Frame 1 (no input): blank canvas, image omitted
Frame 60 (no input): blank canvas, image omitted
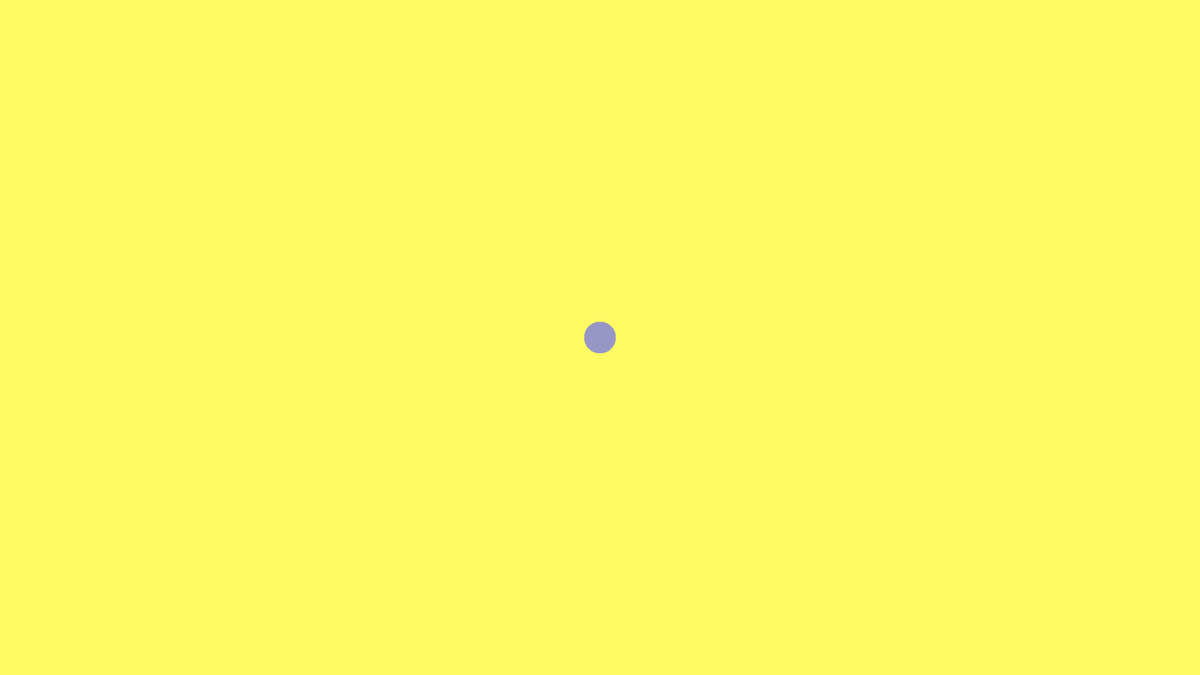
Frame 120 (the mouse pressed at the canvas centre since frame 60)

The p5.js sketch whose frames 1 and 60 were blank and that drew this single picture after the mouse press (run headless with seeded random() and noise() and a simulated clock; from frame 60 on, the mouse is pressed at the canvas centre):

// p5.js sketch
// ── sketch.js
function setup() {
  createCanvas(1920, 1080);
  background(290, 250, 100);
}

function draw() {
  noStroke();
  fill(150, 150, 200, 50);
  ellipse(mouseX, mouseY, 50, 50);
} 

function mousePressed() {
  background(290, 250, 100);
}
